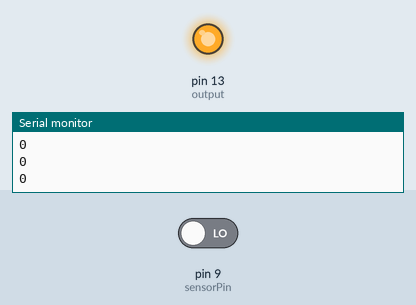
A sketch run on a simulated Arduino Uno, built with avr-gcc and run on an emulated ATmega328P. Parts: output pins drawn as LEDs (lit = HIGH), the last lines printed to the serial monitor. The inputs (shaded band) are chosen by the test bench; at power-on: pin 9 (sensorPin) LOW.

Above: at 1.2 s.
1.3 s: pin 9 (sensorPin) driven HIGH
At 1.8 s:
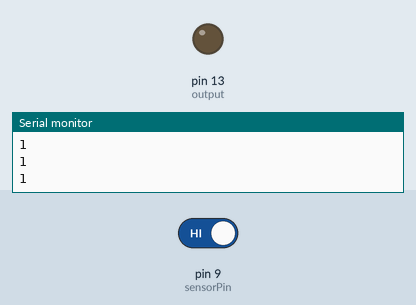
2.8 s: pin 9 (sensorPin) driven LOW
At 4.2 s:
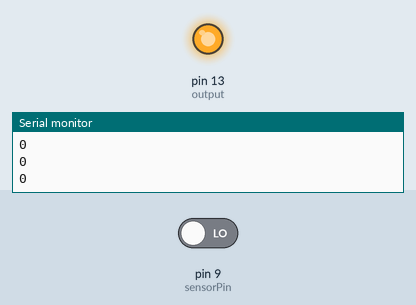
Timing chart, 0 to 5.8 s (numbered marks = the images above; inputs shaded):
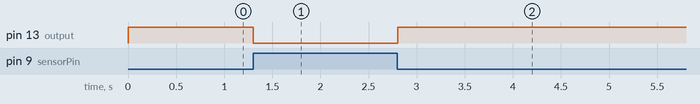

Measured:
- after the input at 1.3 s, pin 13 (output): HIGH → LOW at once
- after the input at 2.8 s, pin 13 (output): LOW → HIGH at once

The sketch:

sensor_ir.ino
```cpp
const int sensorPin = 9;
//const int sensorPin = 0;
const int output = 13;
int value = 0;

void setup() {
  Serial.begin(9600);   //iniciar puerto serie
  pinMode(sensorPin , INPUT);  //definir pin como entrada
  pinMode(output, OUTPUT);
}

void loop() {
//  value = 0;

  value = digitalRead(sensorPin );  //lectura digital de pin
//  Serial.println(value);

  if (value == 1) {
    digitalWrite(output, LOW);
    Serial.println("1");
  } else {
    digitalWrite(output, HIGH);
    Serial.println("0");
  }
  delay(50); // Tiempo en milisegundos (ms)
}
```
